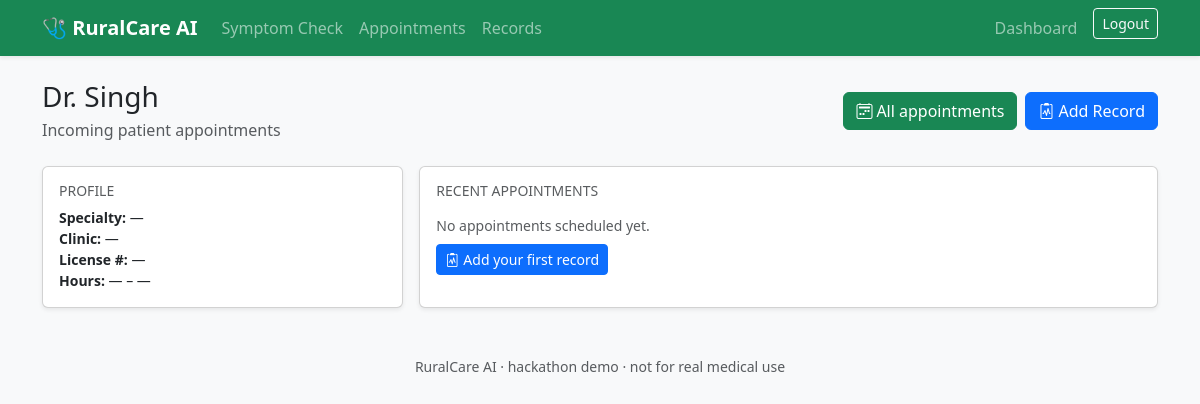
Page /accounts/dashboard/doctor/ (signed in) on the committed database.
### accounts/models.py (models this page shows, shortened)
class Doctor(models.Model):
    user = models.OneToOneField(
        settings.AUTH_USER_MODEL,
        on_delete=models.CASCADE,
        related_name='doctor',
    )
    specialty = models.CharField(max_length=120, blank=True)
    license_number = models.CharField(max_length=60, blank=True)
    clinic_name = models.CharField(max_length=120, blank=True)
    available_from = models.TimeField(null=True, blank=True)
    available_to = models.TimeField(null=True, blank=True)
    created_at = models.DateTimeField(auto_now_add=True)
    class Meta:
        ordering = ['user__first_name', 'user__last_name']

### accounts/views.py (the view)
# urls.py: path('dashboard/doctor/', views.doctor_dashboard, name='doctor_dashboard'),
@login_required
def doctor_dashboard(request):
    user = request.user
    doctor = getattr(user, 'doctor', None)
    if not doctor:
        messages.error(request, 'No doctor profile attached to your account.')
        return redirect('home')
    from healthcare.models import Appointment
    appointments = (
        Appointment.objects.filter(doctor=doctor)
        .select_related('patient__user')
        .order_by('-scheduled_for')[:5]
    )
    return render(
        request,
        'accounts/doctor_dashboard.html',
        {
            'doctor': doctor,
            'appointments': appointments,
        },
    )

### templates/accounts/doctor_dashboard.html (shortened to what this page needs)
{% extends 'base.html' %}
{% block content %}
<div class="d-flex flex-wrap justify-content-between align-items-center mb-4">
  <div>
    <h1 class="h3 mb-1">Dr. {{ user.last_name|default:user.username }}</h1>
    <p class="text-muted mb-0">Incoming patient appointments</p>
  </div>
  <div class="d-flex gap-2 flex-wrap">
    <a href="{% url 'healthcare:appointment_list' %}" class="btn btn-success">
      <i class="bi bi-calendar2-week me-1"></i>All appointments
    </a>
    <a href="{% url 'healthcare:record_create' %}" class="btn btn-primary">
      <i class="bi bi-clipboard2-pulse me-1"></i>Add Record
    </a>
  </div>
</div>
<div class="row g-3">
  <div class="col-md-4">
    <div class="card shadow-sm h-100">
      <div class="card-body">
        <h6 class="text-muted text-uppercase small">Profile</h6>
        <ul class="list-unstyled small mb-0">
          <li><strong>Specialty:</strong> {{ doctor.specialty|default:'—' }}</li>
          <li><strong>Clinic:</strong> {{ doctor.clinic_name|default:'—' }}</li>
          <li><strong>License #:</strong> {{ doctor.license_number|default:'—' }}</li>
          <li><strong>Hours:</strong>
            {{ doctor.available_from|default:'—' }} – {{ doctor.available_to|default:'—' }}
          </li>
        </ul>
      </div>
    </div>
  </div>
  <div class="col-md-8">
    <div class="card shadow-sm h-100">
      <div class="card-body">
        <h6 class="text-muted text-uppercase small mb-3">Recent appointments</h6>
        {% if appointments %}
          <div class="table-responsive">
            <table class="table table-sm align-middle mb-0">
              <thead>
                <tr>
                  <th>When</th>
                  <th>Patient</th>
                  <th>Reason</th>
                  <th>Status</th>
                  <th>Actions</th>
                </tr>
              </thead>
              <tbody>
                {% for a in appointments %}
                  <tr>
                    <td class="small">{{ a.scheduled_for|date:'Y-m-d H:i' }}</td>
                    <td>{{ a.patient }}</td>
                    <td>{{ a.reason|default:'—' }}</td>
                    <td>
                      <span class="badge
                        {% if a.status == 'pending' %}bg-warning text-dark
                        {% elif a.status == 'confirmed' %}bg-success
                        {% elif a.status == 'completed' %}bg-secondary
                        {% else %}bg-danger{% endif %}">
                        {{ a.get_status_display }}
                      </span>
                    </td>
                    <td>
                      <div class="d-flex gap-1 flex-wrap">
                        {% if a.status == 'pending' %}
                          <form method="post" action="{% url 'healthcare:appointment_confirm' a.pk %}" class="d-inline">
                            {% csrf_token %}
                            <button type="submit" class="btn btn-sm btn-outline-success">Confirm</button>
                          </form>
                        {% endif %}
                        <a href="{% url 'healthcare:record_create_for_appointment' a.pk %}" class="btn btn-sm btn-outline-primary">
                          <i class="bi bi-clipboard2-pulse"></i> Record
                        </a>
                      </div>
                    </td>
                  </tr>
                {% endfor %}
              </tbody>
            </table>
          </div>
        {% else %}
          <p class="text-muted small mb-0">No appointments scheduled yet.</p>
          <a href="{% url 'healthcare:record_create' %}" class="btn btn-sm btn-primary mt-2">
            <i class="bi bi-clipboard2-pulse me-1"></i>Add your first record
          </a>
        {% endif %}
      </div>
    </div>
  </div>
</div>
{% endblock %}

### rows in the picture
Doctor: specialty "—", clinic_name "—", license_number "—", available_from "—", available_to "—"

### other values in the picture
{{ user.last_name|default:user.username }} "Singh"
